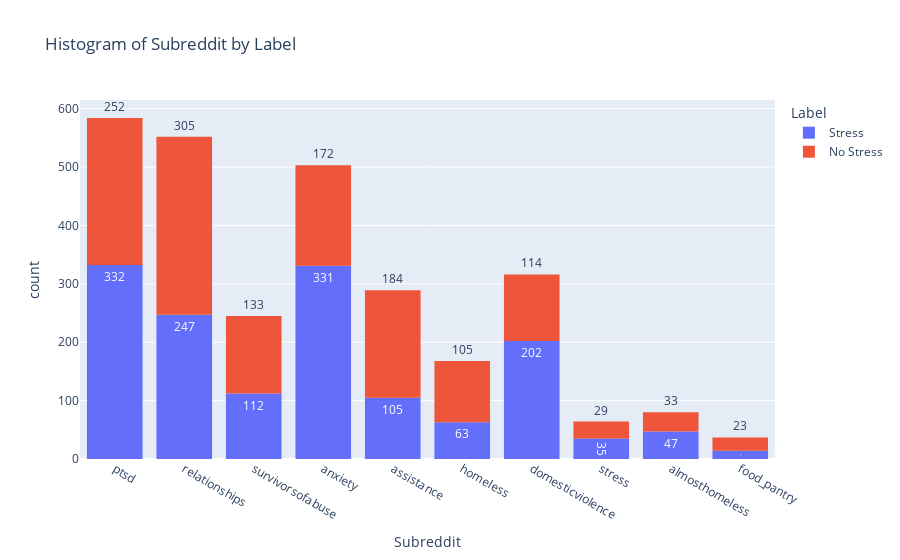

Notebook source saved alongside this figure:
### Code cell
fig = px.histogram(data, x='subreddit', color='label_in_value', nbins=50,
                   title='Histogram of Subreddit by Label',
                   labels={'subreddit': 'Subreddit', 'label_in_value': 'Label'})
counts = data.groupby(['subreddit', 'label_in_value']).size().reset_index(name='count')
fig.update_traces(texttemplate='%{y}', textposition='outside')

fig.show()

### Figure 1 — Plotly figure (JSON) as saved in the notebook; plotly's stock layout.template omitted (floating-point values rounded to 4 significant figures; data arrays with more than 128 entries replaced by an {"elided": "..."} marker saying what was removed)
{"data": [{"alignmentgroup": "True", "bingroup": "x", "hovertemplate": "Label=Stress<br>Subreddit=%{x}<br>count=%{y}<extra></extra>", "legendgroup": "Stress", "marker": {"color": "#636efa", "pattern": {"shape": ""}}, "name": "Stress", "nbinsx": 50, "offsetgroup": "Stress", "orientation": "v", "showlegend": true, "textposition": "outside", "texttemplate": "%{y}", "type": "histogram", "x": {"elided": "1488 str values"}, "xaxis": "x", "yaxis": "y"}, {"alignmentgroup": "True", "bingroup": "x", "hovertemplate": "Label=No Stress<br>Subreddit=%{x}<br>count=%{y}<extra></extra>", "legendgroup": "No Stress", "marker": {"color": "#EF553B", "pattern": {"shape": ""}}, "name": "No Stress", "nbinsx": 50, "offsetgroup": "No Stress", "orientation": "v", "showlegend": true, "textposition": "outside", "texttemplate": "%{y}", "type": "histogram", "x": {"elided": "1350 str values"}, "xaxis": "x", "yaxis": "y"}], "layout": {"autosize": true, "barmode": "relative", "legend": {"title": {"text": "Label"}, "tracegroupgap": 0}, "title": {"text": "Histogram of Subreddit by Label"}, "xaxis": {"anchor": "y", "autorange": true, "domain": [0, 1], "range": [-0.5, 9.5], "title": {"text": "Subreddit"}, "type": "category"}, "yaxis": {"anchor": "x", "autorange": true, "domain": [0, 1], "range": [0, 614.7], "title": {"text": "count"}}}}
